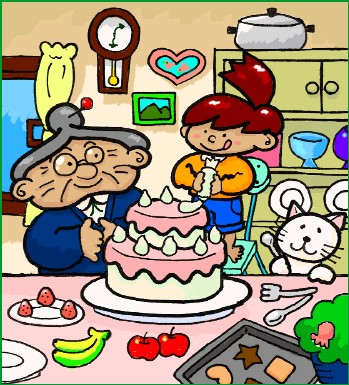
#> input picture difference1.jpg, 349 x 385 px, found by its file name
$ jupyter execute Spot_The_difference.ipynb   (shell and % lines are left out)
#> lines starting #> are read from the running program, lines starting #| are printed output that depends on the picture; after the words box and inside, x2 and y2 are one past the last pixel; in counts of white or black regions, pixels touching at a corner belong together
# Import Libiraries

[cell 1]
import cv2
import imutils
import numpy as np
import matplotlib.pyplot as plt

# Read the images

[cell 2]
img1 = cv2.imread('C:\Ali projects\Sadeem\Task_1\difference1.jpg')
#> img1 is the input picture: shape (385, 349, 3); mean B, G, R 127.2, 151, 160.6
img2 = cv2.imread('C:\Ali projects\Sadeem\Task_1\difference2.jpg')
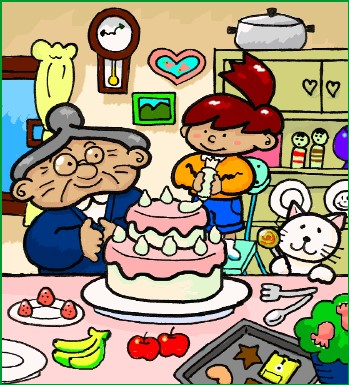
#> input picture difference2.jpg, 349 x 385 px, found by its file name
#> img2 is the input picture: shape (385, 349, 3); mean B, G, R 126.1, 151.1, 161.6

[cell 3]
img1 = cv2.cvtColor(img1, cv2.COLOR_BGR2RGB)
img2 = cv2.cvtColor(img2, cv2.COLOR_BGR2RGB)

[cell 4]
plt.figure(figsize=(10,5))

plt.subplot(1, 2, 1)
plt.imshow(img1)
plt.title("Image 1")
plt.axis("off")

plt.subplot(1, 2, 2)
plt.imshow(img2)
plt.title("Image 2")
plt.axis("off")

plt.show()
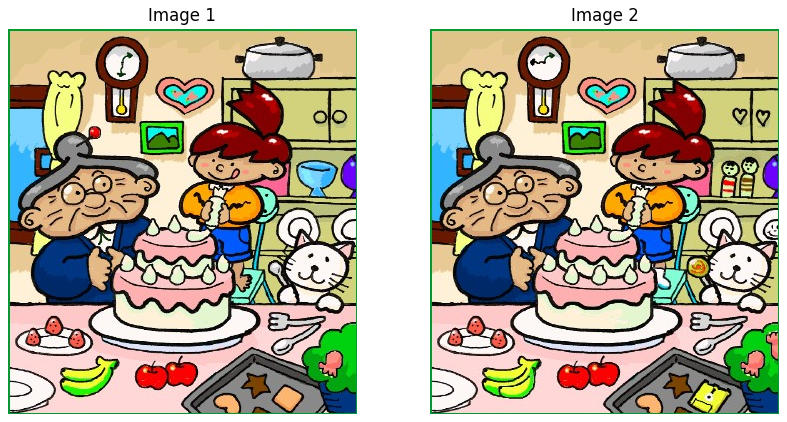
#> figure drawn by matplotlib, 2 panels

# Grayscale the images

[cell 5]
# Grayscale the images
gray1 = cv2.cvtColor(img1, cv2.COLOR_RGB2GRAY)
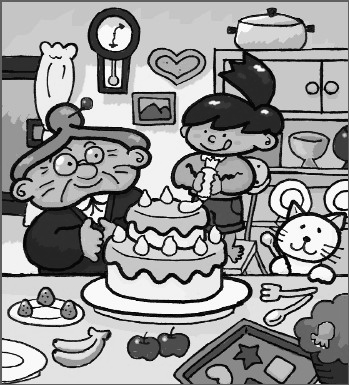
#> gray1: shape (385, 349); min 0, max 255, mean 151.2
gray2 = cv2.cvtColor(img2, cv2.COLOR_RGB2GRAY)
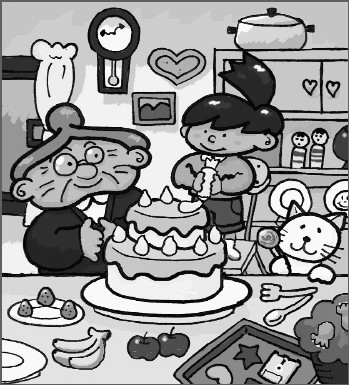
#> gray2: shape (385, 349); min 0, max 255, mean 151.4

[cell 6]
plt.figure(figsize=(10,5))
plt.subplot(1, 2, 1)
plt.imshow(gray1, cmap='gray')
plt.title("Gray Image 1")
plt.axis("off")
plt.subplot(1, 2, 2)
plt.imshow(gray2, cmap='gray')
plt.title("Gray Image 2")
plt.axis("off")

# Finding the difference

[cell 7]
# find the difference
diff = cv2.absdiff(gray1, gray2)
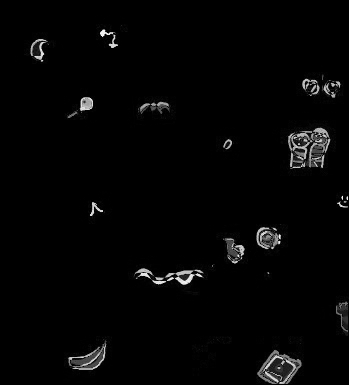
#> diff: shape (385, 349); min 0, max 251, mean 4.7
_, diff = cv2.threshold(diff, 30, 255, cv2.THRESH_BINARY)
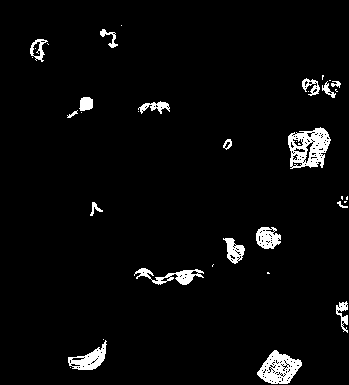
#> diff: shape (385, 349); 3.7% white; 37 white regions (19 under 20 px), largest, box (x1, y1, x2, y2) and area: (288, 127, 331, 169) 1083, (257, 350, 302, 384) 867, (68, 340, 107, 370) 510

[cell 8]
plt.figure(figsize=(5,5))
plt.imshow(diff, cmap='gray')
plt.title("Difference Image")
plt.axis("off")

[cell 9]
# Dilation to enhance the differences
kernel = np.ones((5,5), np.uint8)
dilated_diff = cv2.dilate(diff, kernel, iterations=1)
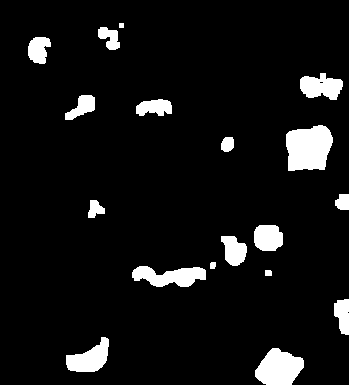
#> dilated_diff: shape (385, 349); 7.2% white; 18 white regions

[cell 10]
# show the dilated difference
plt.figure(figsize=(5,5))
plt.imshow(dilated_diff, cmap='gray')
plt.title("Dilated Difference Image")
plt.axis("off")
plt.show()

[cell 11]
# finding contours
contours, _ = cv2.findContours(dilated_diff.copy(), cv2.RETR_EXTERNAL, cv2.CHAIN_APPROX_SIMPLE)
#> contours = 18 contours, 1 with area under 20; largest, box (x1, y1, x2, y2) and area: (286, 125, 333, 171) 1670, (255, 348, 304, 385) 1236, (132, 266, 206, 287) 944, (66, 337, 109, 372) 818, (300, 73, 343, 100) 740

[cell 12]
# loop over the contours and draw bounding boxes

# diff counter
difference_count = 0

for contour in contours:
    if cv2.contourArea(contour) > 100:  # filter out small contours
        difference_count += 1
        (x, y, w, h) = cv2.boundingRect(contour)


        cv2.rectangle(img1, (x, y), (x + w, y + h), (255, 0, 0), 2)
        cv2.rectangle(img2, (x, y), (x + w, y + h), (255, 0, 0), 2)

        # put text labels
        cv2.putText(img1, str(difference_count), (x, y-10),
                   cv2.FONT_HERSHEY_SIMPLEX, 0.5, (0, 255, 0), 2)
        cv2.putText(img2, str(difference_count), (x, y-10),
                   cv2.FONT_HERSHEY_SIMPLEX, 0.5, (0, 255, 0), 2)
#> this loop made 18 passes
#> (x, y, w, h) on passes 1, 2, 3, 5, 7, 8, 9, 10, 11, 12, 13, 14: (255, 348, 49, 37), (66, 337, 43, 35), (334, 299, 15, 36), (132, 266, 74, 21), (221, 236, 26, 30), (254, 225, 29, 26), (88, 200, 17, 18), (335, 194, 14, 16), (221, 137, 13, 15), (286, 125, 47, 46), (136, 99, 36, 17), (65, 95, 30, 25)
#> contour on pass 18: [[119, 23], [119, 27], [123, 27], [123, 23]]
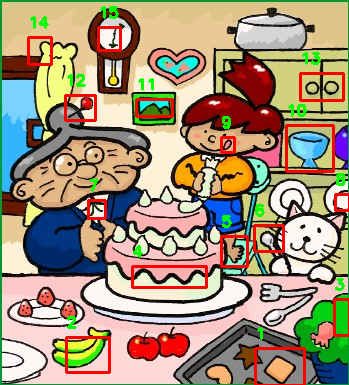
#> img1: shape (385, 349, 3); mean R, G, B 162.4, 145.7, 121.3
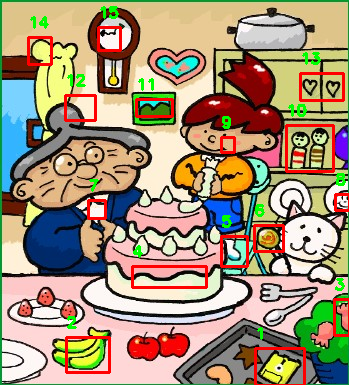
#> img2: shape (385, 349, 3); mean R, G, B 163.3, 145.8, 120.2
#> after the loop, difference_count = 15

print(f"Total differences found: {difference_count}")
#| Total differences found: 15

plt.figure(figsize=(10,5))
plt.subplot(1, 2, 1)
plt.imshow(img1)
plt.title(f"Image 1 with {difference_count} Differences")
plt.axis("off")
plt.subplot(1, 2, 2)
plt.imshow(img2)
plt.title(f"Image 2 with {difference_count} Differences")
plt.axis("off")
plt.show()

[cell 13]
# Export the result images
cv2.imwrite('C:/Ali projects/Sadeem/Task_1/detected_differences_image1.jpg', cv2.cvtColor(img1, cv2.COLOR_RGB2BGR))
cv2.imwrite('C:/Ali projects/Sadeem/Task_1/detected_differences_image2.jpg', cv2.cvtColor(img2, cv2.COLOR_RGB2BGR))
#> Out = True
